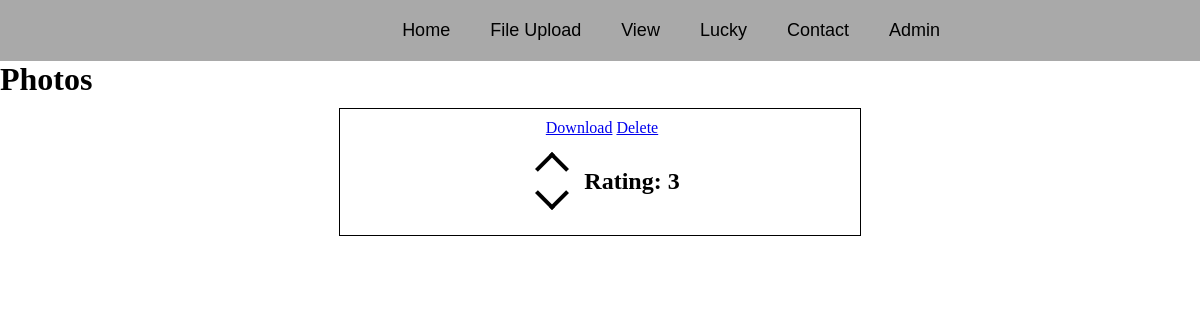
Page /viewfiles/none on the earlier database version.
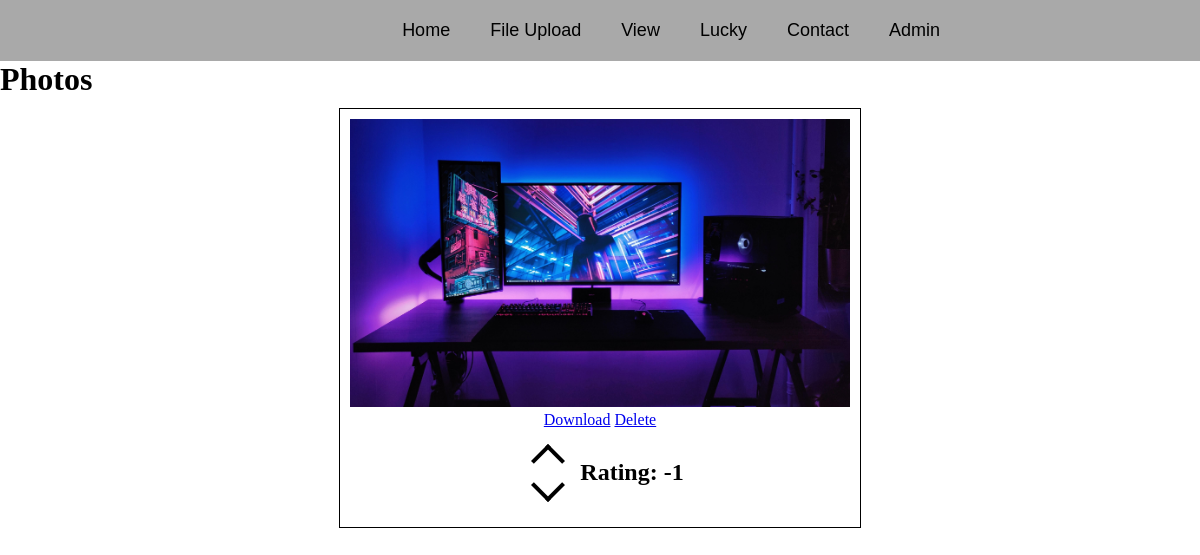
Same page on the later database version.
### tables this page shows
CREATE TABLE photos (id INTEGER PRIMARY KEY AUTOINCREMENT, image TEXT, rating INTEGER (0));

### routes.py (the view)
@app.route("/viewfiles/<imageurl>")
def viewfiles(imageurl):
    conn = sqlite3.connect("wallpapers.db")
    cur = conn.cursor()
    data = cur.execute("SELECT * FROM photos").fetchall()
    rating = cur.execute("SELECT rating FROM photos").fetchall()
    cookieURL = request.cookies.get('URL')
    return render_template("readfile.html", data=data, rating=rating, imageurl=imageurl,)

### templates/readfile.html (shortened to what this page needs)
{% extends 'layout.html' %}
{% block content %}
<h1>Photos</h1>
<div class="imageBox">
    {% for i in data %}
    <div class="images">
    <img src="/static/images/{{i[1]}}" alt="">
    <a href="/download/{{i[1]}}">Download</a>
    <a href="/delete/{{i[1]}}">Delete</a>
    {% if imageurl == i[1]%}
        <h2 class="ratingText">Rating: {{i[2]}}</h2>
        <h2>Youve Already Voted</h2>
    {% else %}
        <div class="ratings">
            <div class="buttons">
                <a href="/submitreview/{{i[1]}}/+1"><h1 class="upvote-arrow"></h1></a>
                <a href="/submitreview/{{i[1]}}/-1"><h1 class="downvote-arrow"></h1></a>
            </div>
            <h2 class="ratingText">Rating: {{i[2]}}</h2>
        </div>
    {% endif %}
</div>
{% endfor %}
</div>
{% endblock %}

### templates/layout.html (shortened to what this page needs)
<!DOCTYPE html>
<html lang="en">
<head>
    <link rel="stylesheet" href="/static/style.css">
    <link rel="stylesheet" href="/static/navbar.css">
</head>
<body>
    <nav>
        {% include 'nav.html' %}
    </nav>
    {% block content %}{% endblock %}
</body>
</html>

### templates/nav.html (shortened to what this page needs)
<div class="nav_bar">
    <ul class="nav_links">
        <li><a href="/viewfiles/none">Home</a></li>
        <li><a href="/fileupload">File Upload</a></li>
        <li><a href="/viewfiles/wdwadwadaw">View</a></li>
        <li><a href="">Lucky</a></li>
        <li><a href="/contact">Contact</a></li>
        <li><a href="/admin/login">Admin</a></li>
    </ul>
</div>

### static/style.css (style rules this page uses)
* { margin: 0; }
img { max-width: 500px; }
.buttons { padding: 20px; text-align: center; }
.imageBox { text-align: center; }
.ratings { display: flex; justify-content: center; }
.upvote-arrow { height: 20px; width: 20px; border-top: 4px solid black; border-left: 4px solid black ; transform: rotate(45deg); left: 27.5px; top:35px; }
.downvote-arrow { height: 20px; width: 20px; border-top: 4px solid black; border-left: 4px solid black ; transform: rotate(225deg); left: 27.5px; top:35px; }
.ratingText { display: flex; justify-content: center; align-items: center; }
.images { max-width: 500px; margin: 10px; padding: 10px; border: 1px solid black; flex: calc(33% - 42px); }
.imageBox { display: flex; justify-content: center; flex-wrap: wrap; }

### static/navbar.css (style rules this page uses)
.nav_bar { display: flex; justify-content: space-between; padding: 20px 20%; background-color: darkgrey; align-items: center ; }
.nav_links { list-style: none; display: flex; justify-content: space-between; font-family: sans-serif; font-size: large; }
.nav_links li a { display: inline-block; padding: 0 20px; text-decoration: none; color: black; }
li { text-decoration: none; }

Differences in the rows shown:
removed photos: rating "3"
added photos: image (picture), rating "-1"
